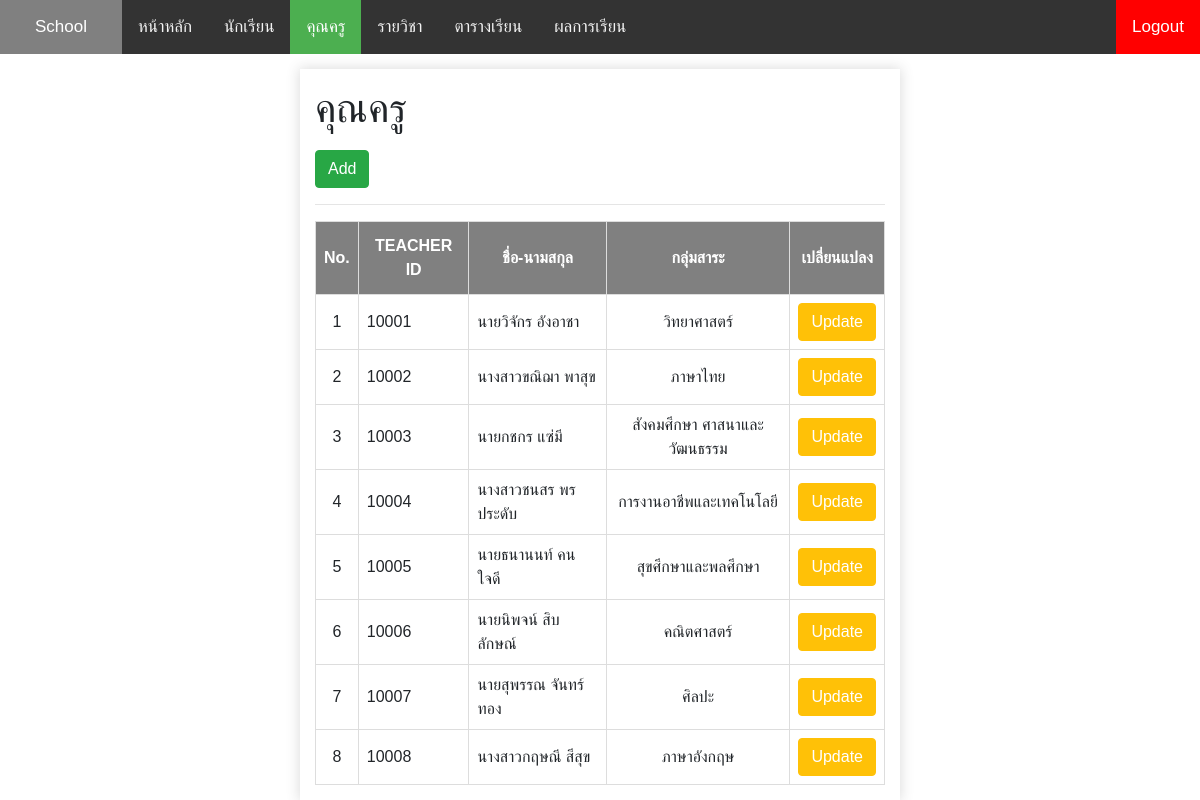
Page /teacher.php on the committed database.
### tables this page shows
CREATE TABLE `teacher` (
  `teacherid` char(5) NOT NULL,
  `password` varchar(60) NOT NULL,
  `Tfname` text NOT NULL,
  `Tlname` text NOT NULL,
  `BDate` date NOT NULL,
  `title` text NOT NULL,
  `start_work` date NOT NULL,
  `email` text,
  `address` text,
  `groupc` text NOT NULL,
  `disease` text,
  `phone` varchar(10) NOT NULL,
  `status` text NOT NULL
);

### teacher.php (the view, shortened to what this page needs)
<!DOCTYPE html>
<html lang="th">
<head>
  <link rel="stylesheet" href="https://stackpath.bootstrapcdn.com/bootstrap/4.3.1/css/bootstrap.min.css">
  <link rel="stylesheet" href="https://cdnjs.cloudflare.com/ajax/libs/font-awesome/4.7.0/css/font-awesome.min.css">
  </head>
  <body>
    <div class="topnav">
      <a style="color: white; float: left; text-align: center; padding: 14px 35px; text-decoration: none; font-size: 17px; background-color: gray;">School</a>
      <a id="menu" href="project/main.php">หน้าหลัก</a>
      <a id="menu" href="project/student.php">นักเรียน</a>
      <a id="menu" class="active" href="project/teacher.php">คุณครู</a>
      <a id="menu" href="project/course.php">รายวิชา</a>
      <a id="menu" href="project/class_schedule.php">ตารางเรียน</a>
      <a id="menu" href="project/grade.php">ผลการเรียน</a>
      <div class="logout" style="float: right">
        <a id="menu-logout">Logout</a>
      </div>
    </div>
    <div id="page-container" style="margin-top: 15px;">
      <h1>คุณครู</h1>
      <a class="btn btn-success" href="project/teacher_add.php" style="margin-top: 10px;">Add</a>
      <hr>
      <table id="teacher">
        <tr>
          <th>No.</th>
          <th>TEACHER ID</th>
          <th>ชื่อ-นามสกุล</th>
          <th>กลุ่มสาระ</th>
          <th>เปลี่ยนแปลง</th>
        </tr>
        <?php
            $serverName = "localhost";
            $userName = "root";
            $userPassword = "";
            $dbName = "school";
            $objCon = new mysqli($serverName,$userName,$userPassword,$dbName);
            $sql = "SELECT * FROM teacher ORDER BY teacherid";
            $qry = mysqli_query($objCon, $sql);
            $nrows = mysqli_num_rows($qry);
            if ($nrows > 0) {
              ?>
              <?php
              $i = 0;
              while ($rows = mysqli_fetch_array($qry)) {
                $id = $rows['teacherid'];
                $nt = $rows['title'];
                $fn = $rows['Tfname'];
                $ln = $rows['Tlname'];
                $g = $rows['groupc'];
                $i += 1;
                ?>
                <tr>
                  <td align="center"><?php echo $i; ?></td>
                  <td><?php echo $id; ?></td>
                  <td><?php echo $nt ?><?php echo $fn ?> <?php echo $ln; ?></td>
                  <td align="center"><?php echo $g; ?></td>
                  <td align="center">
                    <a class="btn btn-warning" href="project/teacher_update.php?teacherid=<?php echo $id ?>" style="color: white;">Update</a>
                  </td>
                </tr>
                <?php
              }
            }
        ?>
      </table>
    </div>
  </body>
</html>

### teacher.php (style rules this page uses)
body { margin: 0; font-family: Arial, Helvetica, sans-serif; }
.topnav { overflow: hidden; background-color: #333; }
.topnav a#menu { float: left; color: #f2f2f2; text-align: center; padding: 14px 16px; text-decoration: none; font-size: 17px; }
.topnav a#menu.active { background-color: #4CAF50; color: white; }
.topnav .logout { float: right; }
.topnav a#menu-logout { float: left; color: #f2f2f2; text-align: center; padding: 14px 16px; text-decoration: none; font-size: 17px; }
.topnav a#menu-logout { background-color: red; color: white; }
#page-container { margin: auto; padding: 15px; min-height: 0; width: 50%; -webkit-box-shadow: 0px 0px 12px 1px rgba(87, 87, 87, 0.2); box-shadow: 0px 0px 12px 1px rgba(87, 87, 87, 0.2); }
table { width: 100%; }
#teacher td, #teacher th { border: 1px solid #ddd; padding: 8px; }
#teacher th { padding-top: 12px; padding-bottom: 12px; text-align: center; background-color: gray; color: white; }

### rows in the picture
teacher: teacherid "10001", title "นาย", Tfname "วิจักร", Tlname "อังอาชา", groupc "วิทยาศาสตร์"
teacher: teacherid "10002", title "นางสาว", Tfname "ขณิฌา", Tlname "พาสุข", groupc "ภาษาไทย"
teacher: teacherid "10003", title "นาย", Tfname "กชกร", Tlname "แซ่มี", groupc "สังคมศึกษา ศาสนาและวัฒนธรรม"
teacher: teacherid "10004", title "นางสาว", Tfname "ชนสร", Tlname "พรประดับ", groupc "การงานอาชีพและเทคโนโลยี"
teacher: teacherid "10005", title "นาย", Tfname "ธนานนท์", Tlname "คนใจดี", groupc "สุขศึกษาและพลศึกษา"
teacher: teacherid "10006", title "นาย", Tfname "นิพจน์", Tlname "สิบลักษณ์", groupc "คณิตศาสตร์"
teacher: teacherid "10007", title "นาย", Tfname "สุพรรณ", Tlname "จันทร์ทอง", groupc "ศิลปะ"
teacher: teacherid "10008", title "นางสาว", Tfname "กฤษณี", Tlname "สีสุข", groupc "ภาษาอังกฤษ"
